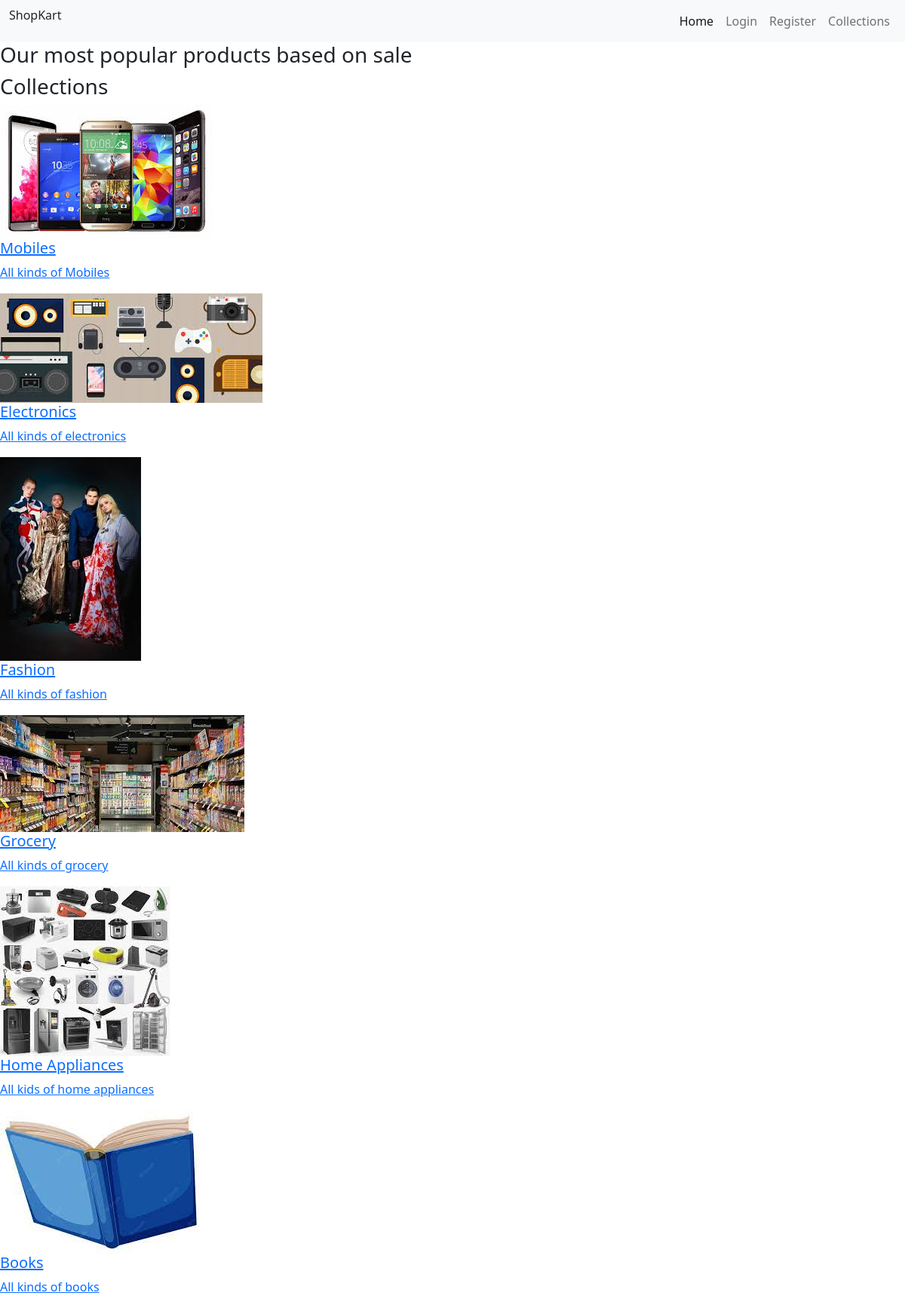
The page /collections on the database its author committed.
### shopApp/models.py (models this page shows, shortened)
class Category(models.Model):
    name = models.CharField(max_length=150,null=False,blank=False)
    image = models.ImageField(upload_to=getFileName,null=True,blank=True)
    description = models.TextField(max_length=500,null=False,blank=False)
    status = models.BooleanField(default=False,help_text="0-show,1-Hidden")
    created_at = models.DateTimeField(auto_now_add=True)

### shopApp/views.py (the view)
# urls.py: path('collections',views.collections, name='collections'),
def collections(request):
    category = Category.objects.filter(status=0) # status in catagory admin
    return render(request,'shopApp/collections.html',{"category" : category})

### shopApp/templates/shopApp/collections.html
{% extends 'shopApp/layouts/main.html' %}
{% block content %}
<h3>Our most popular products based on sale</h3>
    <h3>Collections</h3>
    {% for item in category %}
            <a href="{% url 'collections' item.name%}">
                <img src="{{item.image.url}}" alt="Categories">
                <h5>{{item.name}}</h5>
                <p>{{item.description}}</p>
            </a>
    {% endfor %}
{% endblock content %}

### shopApp/templates/shopApp/layouts/main.html (shortened to what this page needs)
{% load static%}
<!doctype html>
<html lang="en">
  <head>
    <link href="https://cdn.jsdelivr.net/npm/bootstrap@5.0.2/dist/css/bootstrap.min.css" rel="stylesheet">
  </head>
  <body>
    {% include 'shopApp/inc/navbar.html'%}
    {% block content %}
    {% endblock content %}
  </body>
</html>

### shopApp/templates/shopApp/inc/navbar.html (shortened to what this page needs)
<nav class="navbar navbar-expand-lg navbar-light bg-light">
    <div class="container-fluid">
      <p>ShopKart</p>
      <div class="collapse navbar-collapse" id="navbarNavAltMarkup">
        <div class="navbar-nav ms-auto">
          <a class="nav-link active" aria-current="page" href="{% url 'home' %}">Home</a>
            {% if request.user.is_authenticated %}
              <a>{{request.user}}</a>
              <a class="nav-link" href="{% url 'logout' %}">Logout</a>
            {% else %}
              <a class="nav-link" href="{% url 'login' %}">Login</a>
              <a class="nav-link" href="{% url 'register' %}">Register</a>
            {% endif %}
              <a class="nav-link" href="{% url 'collections' %}">Collections</a>
        </div>
      </div>
    </div>
  </nav>

### rows shown on the page
Category: image (picture), name "Mobiles", description "All kinds of Mobiles"
Category: image (picture), name "Electronics", description "All kinds of electronics"
Category: image (picture), name "Fashion", description "All kinds of fashion"
Category: image (picture), name "Grocery", description "All kinds of grocery"
Category: image (picture), name "Home Appliances", description "All kids of home appliances"
Category: image (picture), name "Books", description "All kinds of books"
